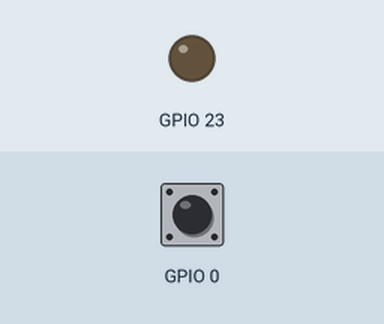
Recording of a program running on a simulated ESP32. Parts: output pins drawn as LEDs (lit = HIGH). The inputs (shaded band) are chosen by the test bench; at power-on: GPIO 0 HIGH.

Above: at 1.2 s.
1.3 s: GPIO 0 pulled LOW for 0.15 s
At 2.3 s:
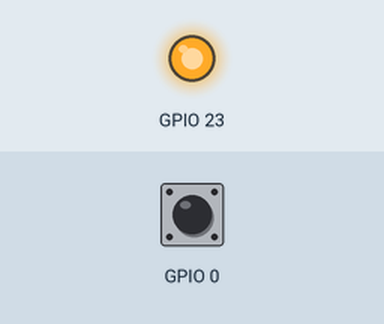
Timing chart, 0 to 4.3 s (numbered marks = the images above; inputs shaded):
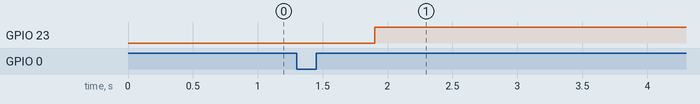

The program:

main.cpp
```cpp
#include <Arduino.h>
#include "LED.h"
#include <OneButton.h>

LED led(LED_PIN, LED_ACT);

// khai báo callback
void btnPush();
void btnDoubleClick();


OneButton button(BTN_PIN, !BTN_ACT);

void setup()
{
    led.off();

    // single click → bật/tắt LED
    button.attachClick(btnPush);

    // double click → LED nhấp nháy
    button.attachDoubleClick(btnDoubleClick);
}

void loop()
{
    led.loop();
    button.tick();
}

void btnPush()
{
    // single click
    led.flip();
}

void btnDoubleClick()
{
    // double click
    led.blink(200);
}
```

LED.h
```cpp
/***
 * LED.h: A class for Led objects
 * By: Nguyen Anh Tuan (Apr., 2022)
 *
 ***/
#pragma once
#include <Arduino.h>

class LED
{
public:
    LED(const byte pin, const bool active);
    void on();
    void off();
    void flip();
    void blink(int duration);
    void loop();

private:
    const byte _pin;
    const bool _active; // LOW/HIGH

    unsigned long _timer = 0;   // ms
    unsigned int _duration = 0; // ms

    enum States
    {
        OFF,
        ON,
        BLINK,
    } state = OFF;
};

/*** Implementation: ***/

LED::LED(const byte pin, const bool active) : _pin(pin), _active(active)
{
    pinMode(_pin, OUTPUT);
    off();
}

void LED::on()
{
    digitalWrite(_pin, _active);
    state = ON;
}

void LED::off()
{
    digitalWrite(_pin, !_active);
    state = OFF;
}

void LED::flip()
{
    if (state == OFF)
        on();
    else
        off();
}

void LED::blink(int duration)
{
    _duration = duration;
    state = BLINK;
}

void LED::loop()
{
    switch (state)
    {
    case OFF:
    case ON:
        break;

    case BLINK:
        if ((millis() - _timer) > _duration)
        {
            digitalWrite(_pin, !digitalRead(_pin));
            _timer = millis();
        }
        break;
    }
}
```

Measured:
- after the input at 1.3 s, GPIO 23: LOW → HIGH after 0.60 s
